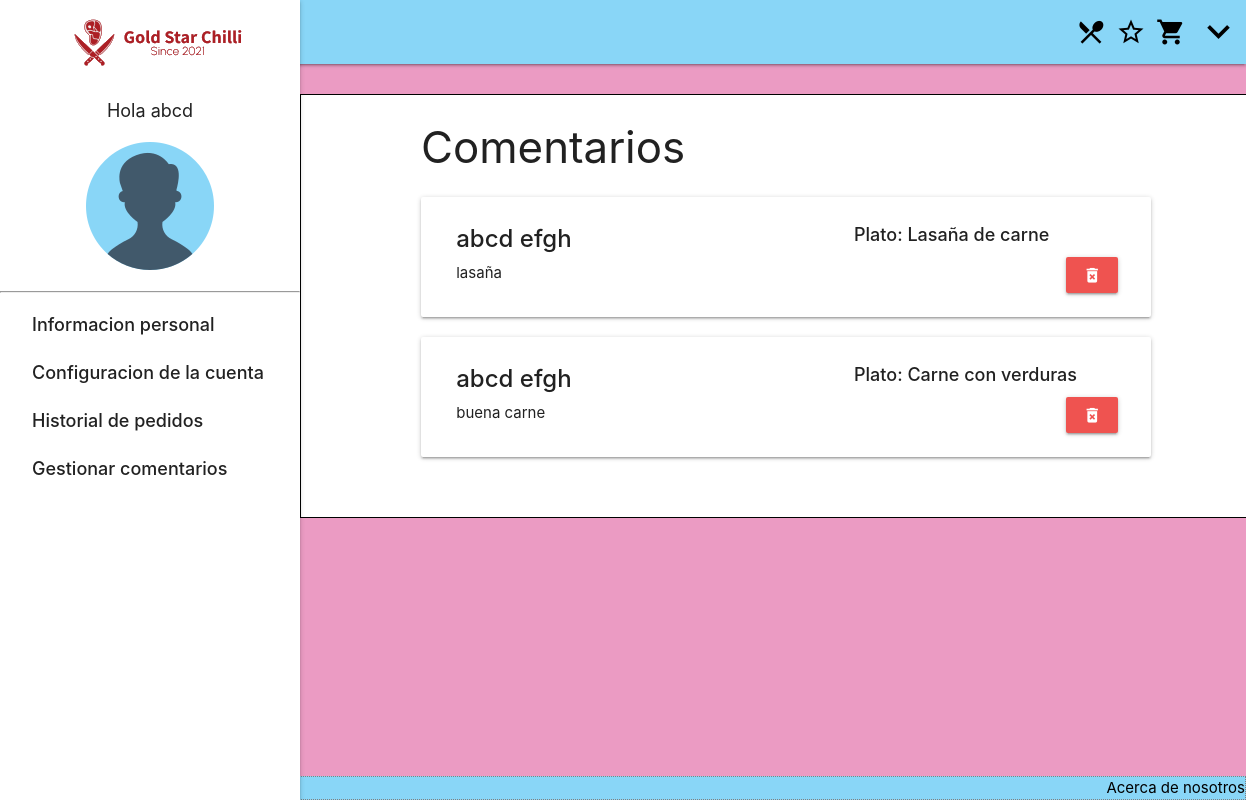
Page /Usuario/Comentarios/ (signed in) on the committed database.
### tables this page shows
CREATE TABLE usuarios (NIT INTEGER PRIMARY KEY AUTOINCREMENT NOT NULL, nombre TEXT NOT NULL, apellido TEXT NOT NULL, telefono INTEGER NOT NULL, correoelectronico TEXT NOT NULL, fechanacimiento DATE, direccion TEXT NOT NULL, usuario TEXT NOT NULL, contrasena BLOB NOT NULL, tipousuarios_id INTEGER REFERENCES tipousuario (id));

CREATE TABLE "comentarios" ("usuarios_nit" INTEGER NOT NULL REFERENCES "usuarios" ("NIT"), "platos_id" INTEGER NOT NULL REFERENCES "platos" ("id"), "comentario" TEXT NOT NULL, PRIMARY KEY ("usuarios_nit","platos_id"));

CREATE TABLE platos (id INTEGER PRIMARY KEY AUTOINCREMENT NOT NULL, nombre TEXT NOT NULL, precio FLOAT NOT NULL, descripcion TEXT, imagen TEXT);

### app.py (the view)
@app.route('/Usuario/Comentarios/',methods=["GET","POST"])
def gestionComentarios():
    if es_usuario():
        statement="SELECT u.apellido,comentario,p.nombre as nombrePlato FROM comentarios as c inner join usuarios as u ON c.usuarios_nit = u.nit inner join platos as p ON p.id = c.platos_id WHERE u.nit = ?;"
        parametros=(session["nit"],)
        comentarios = consultarBD(statement,parametros)
        return render_template('usuario_comentarios.html',titulo='Gestionar comentarios',comentarios=comentarios)
    limpiarMensajes()
    flash('login_failed')
    return redirect('/Login')

### app.py (called while the page is built)
def consultarBD(query,params):
    if(query != ''):
        valid = False
        try:
            sqliteConnection = sqlite3.connect('./data/GoldStar.sqlite')
            cursor = sqliteConnection.cursor()
            if params:
                cursor.execute(query,params)
            else:
                cursor.execute(query)
            result = cursor.fetchall()
            cursor.close()
            valid = True
        except sqlite3.Error as error:
            print("Error while connecting to sqlite", error)
        finally:
            if sqliteConnection:
                sqliteConnection.close()
                print("The SQLite connection is closed")
            if valid:
                return result
            else:
                return []

def es_usuario():
    if 'nit' in session:
        return True
    else:
        return False

### templates/usuario_comentarios.html (shortened to what this page needs)
{% extends "baseUsuarios.html" %}
{% block contenidoUsuario %}
    <div class="col dashboard_innerContent" style="padding: 0px 20px 40px 20px;">
        <div class="col s12 m10 offset-m1">
            <div class="col s12">
                <h3>Comentarios</h3>
            </div>
            <div class="col s12">
                {% for comentario in comentarios%}
                <div class="card horizontal hoverable" style="margin-bottom: 20px;">
                    <div class="card-stacked">
                        <div class="card-content">
                            <div class="col s7">
                                <p style="font-weight: 500; font-size: x-large;">{{ session["nombre"]}} {{ comentario[0] }}</p>
                            </div>
                            <div class="col s5">
                                <p style="font-weight: 500; font-size: large;">Plato: {{ comentario[2] }}</p>
                            </div>
                            <div class="col s10" style="margin-top:5px;">
                                <p>{{ comentario[1] }}</p>
                            </div>
                            <div class="col s2">
                                <button class="btn waves-effect waves-light red lighten-1" style="margin-left: 42px;"><i class="material-icons">delete_forever</i></button>
                            </div>
                        </div>
                    </div>
                </div>
                {% endfor %}
            </div>
        </div>
    </div>
{% endblock %}

### templates/baseUsuarios.html (shortened to what this page needs)
{% extends "base.html" %}
{% block contenido %}
<main>
    <div class="row" style="margin: 0px;">
        <ul id="slide-out" class="sidenav sidenav-fixed">
            <p class="center-align"><a href="/" class="brand-logo"><img src="/static/img/logo.PNG"></a></p>
            <p class="center-align" style="font-size: large;">Hola {{ session["nombre"] }}</p>
            <p class="center-align"><img src="/static/img/user.png"></p>
            <hr>
            <li><a active href="/Usuario/">Informacion personal</a></li>
            <li><a href="/Usuario/Cuenta/">Configuracion de la cuenta</a></li>
            <li><a href="/Usuario/Pedidos/">Historial de pedidos</a></li>
            <li><a href="/Usuario/Comentarios/">Gestionar comentarios</a></li>
        </ul>
        {% block contenidoUsuario %}
        {% endblock %}
    </div>
</main>
{% endblock %}

### static/css/estilos.css (style rules this page uses)
:root { --header-height: 60px; }

### static/css/styles.css (style rules this page uses)
body { background-color: rgb(235, 155, 195); display: flex; min-height: 100vh; flex-direction: column; }
main { flex: 1 0 auto; }
.sidenav li a { font-size: large; }
.dashboard_innerContent { background-color: white; border: 1px solid black; margin-top: 30px; padding: 20px; position: relative; }
@media screen and (min-width: 992px) { .dashboard_innerContent { left: 300px; width: 78%; } }
.brand-logo { padding-left: 15px; padding-top: 5px; }

### rows in the picture
usuarios: nombre "abcd"
comentarios: nombre "abcd", apellido "efgh", nombre "Lasaña de carne", comentario "lasaña"
comentarios: nombre "abcd", apellido "efgh", nombre "Carne con verduras", comentario "buena carne"
